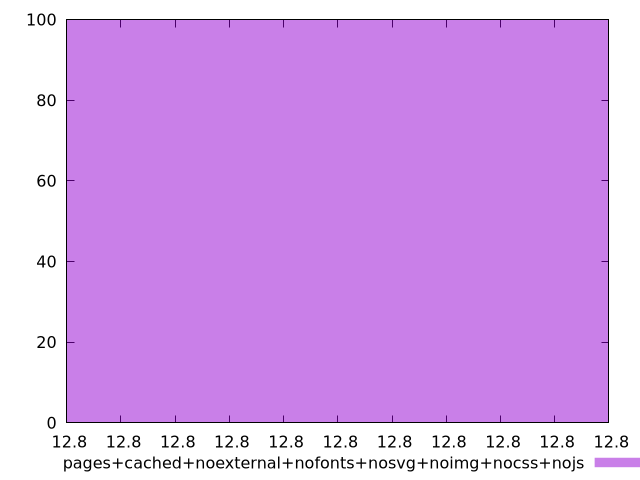

Write gnuplot code to recreate this figure.
$_pagesCachedNoexternalNofontsNosvgNoimgNocssNojs <<EOF
12.80000000000001 100
EOF
set key outside below
set terminal pngcairo
set output "report_00004_2020-11-02T20-21-41.718Z/estimated-input-latency/pages+cached+noexternal+nofonts+nosvg+noimg+nocss+nojs//raw_hist.png"
set yrange [0:100]
set boxwidth 1.7983939046234355e-14
set style fill transparent solid 0.5 noborder
plot $_pagesCachedNoexternalNofontsNosvgNoimgNocssNojs title "pages+cached+noexternal+nofonts+nosvg+noimg+nocss+nojs" with boxes ,
